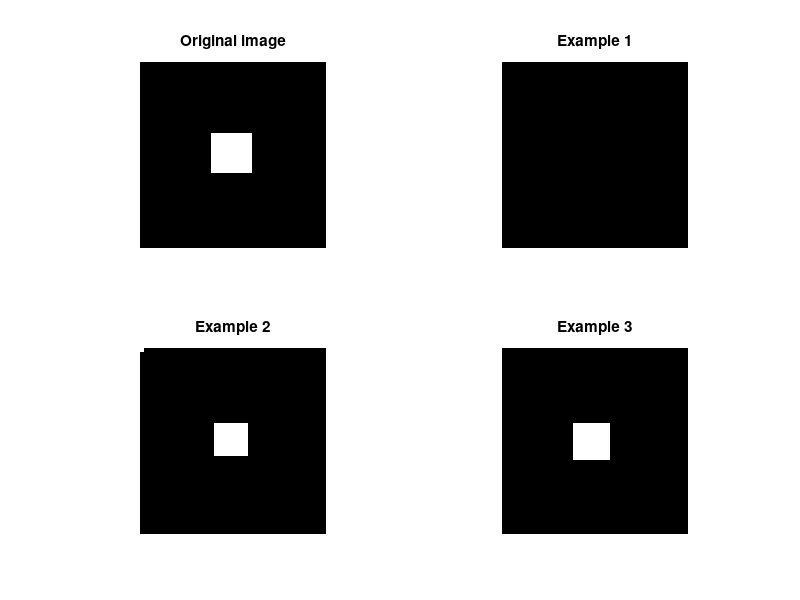

MATLAB code to generate this figure:
%% Hit-or-miss transformation

close all
clear all
clc

% Read image
I = zeros(50,50); 
I(20:30,20:30) = 1;
% Example 1
se1 = [0 1 0; 0 1 0; 0 1 0]; % SE1 defines hits
se2 = [1 1 1; 1 1 1; 1 1 1]; % SE2 defines miss
bw = bwhitmiss(I,se1,se2); % hit-or-miss transformation
figure,
subplot(2,2,1);imshow(I); title('Original image');
subplot(2,2,2);imshow(bw); title('Example 1');

% Example 2
interval = [ 1 1 1; 1 0 0; 1 0 0];
bw = bwhitmiss(I,interval); % hit-or-miss transformation
subplot(2,2,3);imshow(bw); title('Example 2');

% Example 3
interval = [ 0 1 1; 0 1 1; 0 0 0];
bw = bwhitmiss(I,interval); % hit-or-miss transformation
subplot(2,2,4);imshow(bw); title('Example 3');

